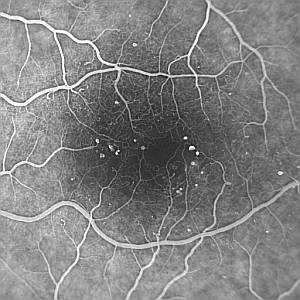
#> input picture Morpho-math/imagesTP/angiogram.png, 300 x 300 px
$ python TP_3.py
#> lines starting #> are read from the running program, lines starting #| are printed output that depends on the picture
import numpy as np
import cv2
import matplotlib.pyplot as plt

#Récupération de l'image en nuances de gris
image = cv2.imread("imagesTP/angiogram.png",0)
#> image is the input picture: shape (300, 300); min 11, max 255, mean 129.7

#Elément structurant S => Cercle de rayon r pixels
r = 10
S = cv2.getStructuringElement(cv2.MORPH_ELLIPSE,(r,r))

#Ouverture de notre image
im_ouv =cv2.dilate(cv2.erode(image,S,1),S,1)
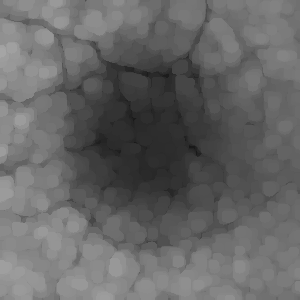
#> im_ouv: shape (300, 300); min 23, max 165, mean 102.2

#Calcul du top-hat de notre image
top_hat = image - im_ouv
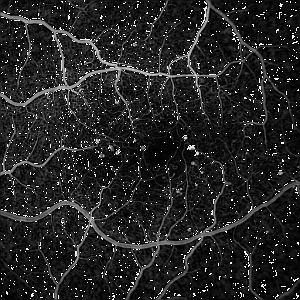
#> top_hat: shape (300, 300); min 0, max 255, mean 36.9

#Ouverture du top-hat de notre image d'origine pour un ES de rayon r2
r2 = 2
S2 = cv2.getStructuringElement(cv2.MORPH_ELLIPSE,(r2,r2))
ouv_th = cv2.dilate(cv2.erode(top_hat,S2,1),S2,1)
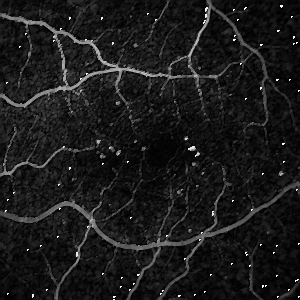
#> ouv_th: shape (300, 300); min 0, max 255, mean 26.5


plt.subplot(221)
plt.imshow(image,'gray')
plt.title("Image d'origine")

plt.subplot(222)
plt.imshow(top_hat,'gray')
plt.title("Top-hat de notre image d'origine")

plt.subplot(223)
plt.imshow(ouv_th,'gray')
plt.title("Top-hat ouvert de notre image d'origine")

plt.show()
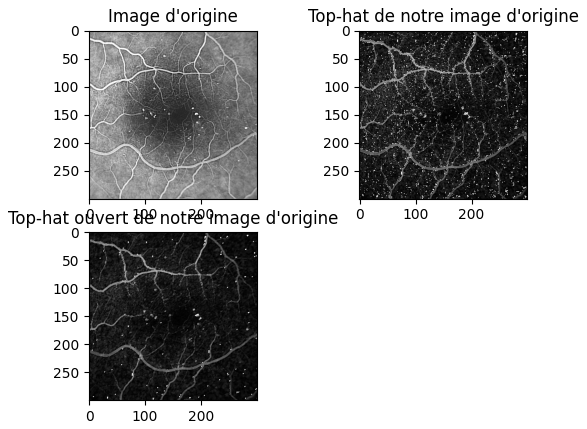
#> figure drawn by matplotlib, 3 panels

$ run again, with Morpho-math/imagesTP/Ampoule.png copied over Morpho-math/imagesTP/angiogram.png
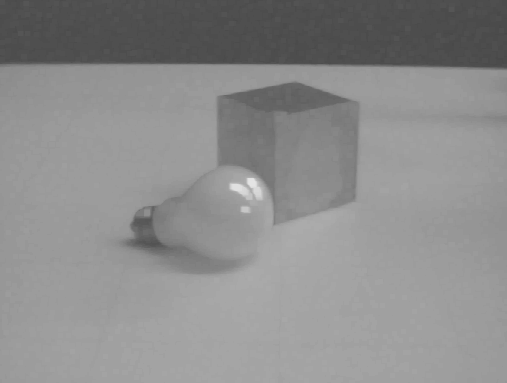
#> input picture Morpho-math/imagesTP/Ampoule.png, 507 x 383 px
#> image is the input picture: shape (383, 507); min 71, max 228, mean 140
#> `ouv_th = cv2.dilate(cv2.erode(top_hat,S2,1),S2,1)`:
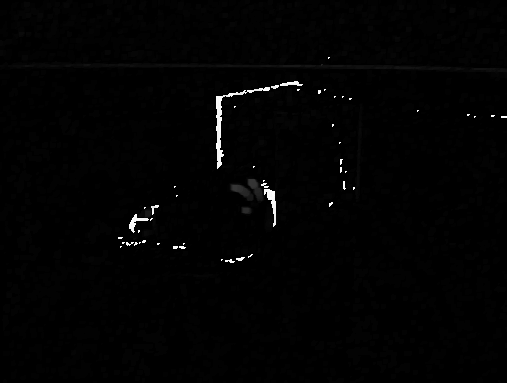
#> ouv_th: shape (383, 507); min 0, max 254, mean 2.6
#> `plt.show()`:
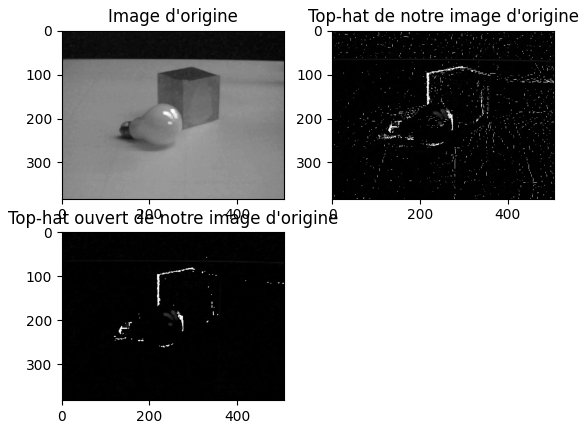
#> figure drawn by matplotlib, 3 panels
